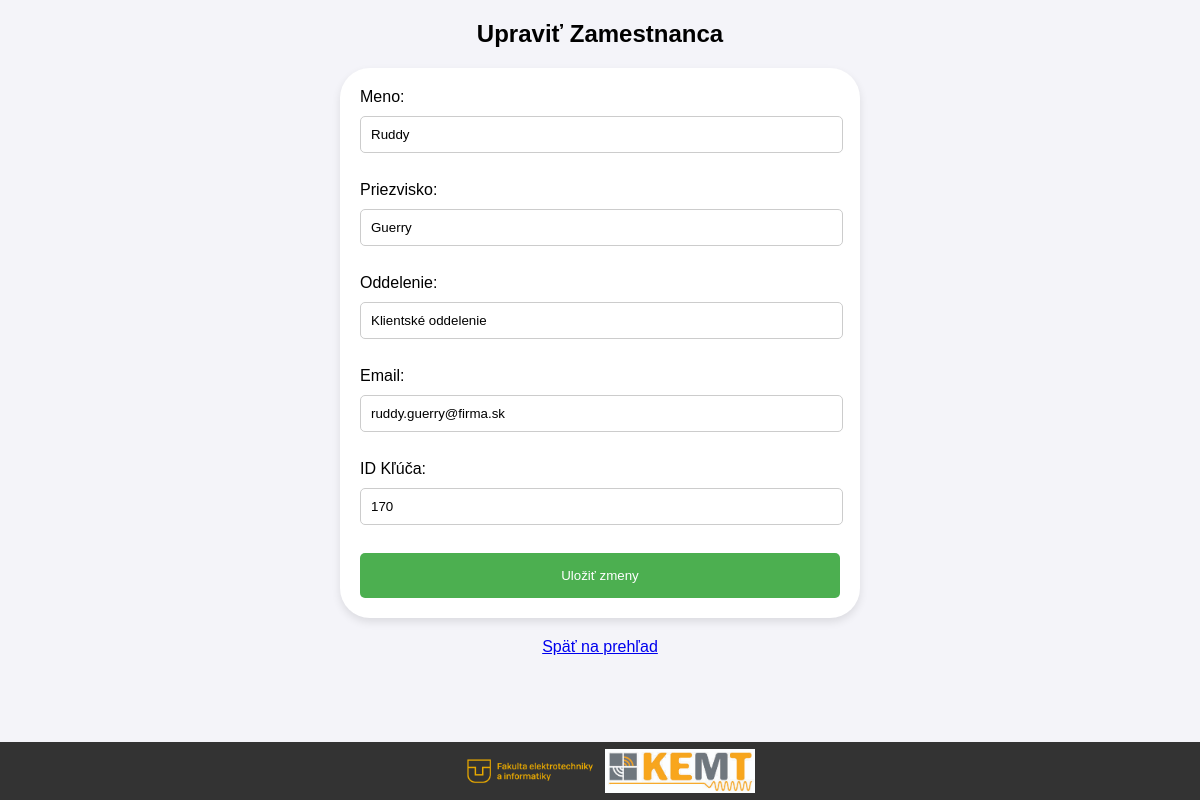
The page /upravit_zamestnanca.php?id=1 on the database its author committed.
### tables this page shows
CREATE TABLE `zamestnanec` (
  `ID_zamestnanca` int(11) NOT NULL,
  `meno` varchar(100) DEFAULT NULL,
  `priezvisko` varchar(100) DEFAULT NULL,
  `oddelenie` varchar(50) DEFAULT NULL,
  `ID_kluca` int(50) DEFAULT NULL,
  `email` varchar(100) DEFAULT NULL
);

### upravit_zamestnanca.php (the view, shortened to what this page needs)
<?php
include 'db.php';
if (isset($_GET['id'])) {
    $id = $_GET['id'];
    $sql = "SELECT * FROM zamestnanec WHERE ID_zamestnanca = $id";
    $result = $conn->query($sql);
    if ($result->num_rows > 0) {
        $row = $result->fetch_assoc();
    } else {
        echo "Zamestnanec nenájdený.";
        exit();
    }
} else {
    echo "ID zamestnanca nie je zadané.";
    exit();
}
?>
<!DOCTYPE html>
<html lang="sk">
<head>
</head>
<body>
<h2>Upraviť Zamestnanca</h2>
<form method="POST" action="">
    <label for="meno">Meno:</label>
    <input type="text" id="meno" name="meno" value="<?php echo $row['meno']; ?>" required><br><br>
    <label for="priezvisko">Priezvisko:</label>
    <input type="text" id="priezvisko" name="priezvisko" value="<?php echo $row['priezvisko']; ?>" required><br><br>
    <label for="oddelenie">Oddelenie:</label>
    <input type="text" id="oddelenie" name="oddelenie" value="<?php echo $row['oddelenie']; ?>" required><br><br>
    <label for="email">Email:</label>
    <input type="text" id="email" name="email" value="<?php echo $row['email']; ?>" required><br><br>
    <label for="ID_kluca">ID Kľúča:</label>
    <input type="number" id="ID_kluca" name="ID_kluca" value="<?php echo $row['ID_kluca']; ?>" required><br><br>
    <input type="submit" value="Uložiť zmeny">
</form>
<a href="zamestnanec.php">Späť na prehľad</a>
<br><br><br>
<footer>
    <img src="fei_logo.png" alt="Logo FEI" width="150">
    <img src="kemt_logo.png" alt="Logo KEMT" width="150">
</footer>
</body>
</html>

### upravit_zamestnanca.php (style rules this page uses)
body { font-family: Arial, sans-serif; margin: 0; padding: 0; background-color: #f4f4f9; text-align: center; }
footer { position: fixed; bottom: 0; left: 0; width: 100%; background-color: #333; padding: 5px; display: flex; justify-content: center; align-items: center; }
form { margin: 20px auto; width: 40%; background-color: #fff; padding: 20px; border-radius: 30px; text-align: left; box-shadow: 0 4px 8px rgba(0, 0, 0, 0.1); }
form input[type="text"], form input[type="number"] { width: 96%; padding: 10px; margin: 10px 0; border: 1px solid #ccc; border-radius: 5px; }
form input[type="submit"] { background-color: #4CAF50; color: white; padding: 15px 20px; border: none; border-radius: 5px; cursor: pointer; width: 100%; }

### rows shown on the page
zamestnanec: meno "Ruddy", priezvisko "Guerry", oddelenie "Klientské oddelenie", email "ruddy.guerry@firma.sk", ID_kluca "170"
